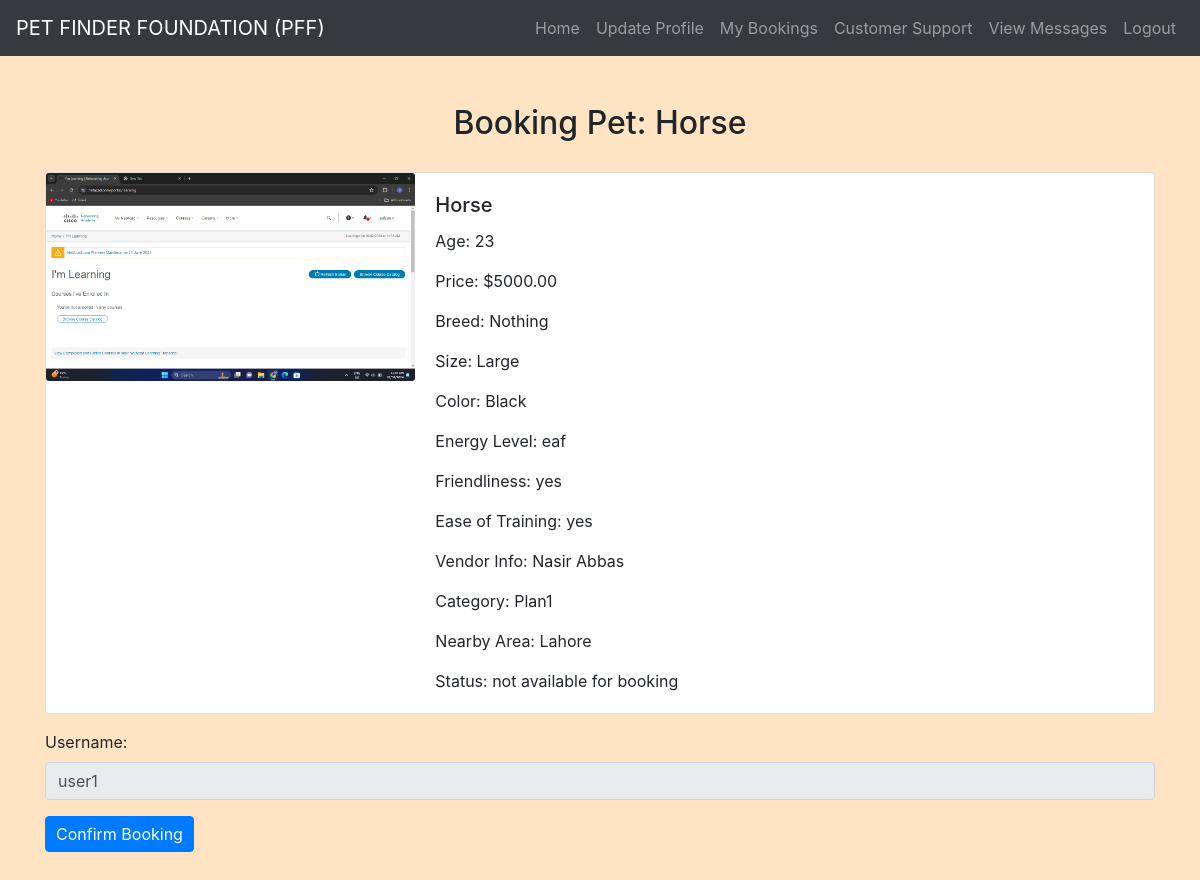
Screenshot of /booking.php?petID=1 (signed in) with the database file from the repository.
### tables this page shows
CREATE TABLE `pets` (
  `petID` int(11) NOT NULL,
  `name` varchar(100) NOT NULL,
  `age` int(11) DEFAULT NULL,
  `price` decimal(10,2) DEFAULT NULL,
  `breed` varchar(100) DEFAULT NULL,
  `size` varchar(20) DEFAULT NULL,
  `color` varchar(50) DEFAULT NULL,
  `energyLevel` varchar(50) DEFAULT NULL,
  `friendliness` varchar(50) DEFAULT NULL,
  `easeOfTraining` varchar(50) DEFAULT NULL,
  `status` varchar(50) DEFAULT NULL,
  `imageURL` varchar(255) DEFAULT NULL,
  `vendorInfo` varchar(255) DEFAULT NULL,
  `category` varchar(50) DEFAULT NULL,
  `nearbyArea` varchar(100) DEFAULT NULL
);

CREATE TABLE `users` (
  `id` int(11) NOT NULL,
  `username` varchar(50) NOT NULL,
  `password` varchar(255) NOT NULL,
  `email` varchar(100) NOT NULL,
  `phone` varchar(20) NOT NULL,
  `age` int(11) DEFAULT NULL
);

### booking.php (the view, shortened to what this page needs)
<?php
include('config.php');
$user_id = $_SESSION["id"];
$sql = "SELECT username FROM Users WHERE id = ?";
if ($stmt = $conn->prepare($sql)) {
    $stmt->bind_param("i", $user_id);
    $stmt->execute();
    $result = $stmt->get_result();
    $user = $result->fetch_assoc();
}
$petID = intval($_GET['petID']);
$sql = "SELECT * FROM Pets WHERE petID = ?";
if ($stmt = $conn->prepare($sql)) {
    $stmt->bind_param("i", $petID);
    $stmt->execute();
    $result = $stmt->get_result();
    $pet = $result->fetch_assoc();
}
?>
<!DOCTYPE html>
<html>
<head>
    <link rel="stylesheet" href="https://maxcdn.bootstrapcdn.com/bootstrap/4.5.2/css/bootstrap.min.css">
    <link rel="stylesheet" href="./css/style.css">
</head>
<body>
<?php include('navbar.php'); ?>
<div class="container mt-5 mb-5">
    <h2>Booking Pet: <?php echo htmlspecialchars($pet['name']); ?></h2>
    <div class="card mb-3">
        <div class="row no-gutters">
            <div class="col-md-4">
                <img src="admin/<?php echo htmlspecialchars($pet['imageURL']); ?>" class="card-img" alt="<?php echo htmlspecialchars($pet['name']); ?>">
            </div>
            <div class="col-md-8">
                <div class="card-body">
                    <h5 class="card-title"><?php echo htmlspecialchars($pet['name']); ?></h5>
                    <p class="card-text">Age: <?php echo htmlspecialchars($pet['age']); ?></p>
                    <p class="card-text">Price: $<?php echo htmlspecialchars($pet['price']); ?></p>
                    <p class="card-text">Breed: <?php echo htmlspecialchars($pet['breed']); ?></p>
                    <p class="card-text">Size: <?php echo htmlspecialchars($pet['size']); ?></p>
                    <p class="card-text">Color: <?php echo htmlspecialchars($pet['color']); ?></p>
                    <p class="card-text">Energy Level: <?php echo htmlspecialchars($pet['energyLevel']); ?></p>
                    <p class="card-text">Friendliness: <?php echo htmlspecialchars($pet['friendliness']); ?></p>
                    <p class="card-text">Ease of Training: <?php echo htmlspecialchars($pet['easeOfTraining']); ?></p>
                    <p class="card-text">Vendor Info: <?php echo htmlspecialchars($pet['vendorInfo']); ?></p>
                    <p class="card-text">Category: <?php echo htmlspecialchars($pet['category']); ?></p>
                    <p class="card-text">Nearby Area: <?php echo htmlspecialchars($pet['nearbyArea']); ?></p>
                    <p class="card-text">Status: <?php echo htmlspecialchars($pet['status']); ?></p>
                </div>
            </div>
        </div>
    </div>
    <form method="POST" action="">
        <div class="form-group">
            <label for="username">Username:</label>
            <input type="text" class="form-control" id="username" name="username" value="<?php echo htmlspecialchars($user['username']); ?>" readonly>
        </div>
        <button type="submit" class="btn btn-primary">Confirm Booking</button>
    </form>
</div>
</body>
</html>

### navbar.php (shortened to what this page needs)
<nav class="navbar navbar-expand-lg navbar-dark bg-dark">
    <a class="navbar-brand" href="home.php">PET FINDER FOUNDATION (PFF)</a>
    <div class="collapse navbar-collapse" id="navbarNav">
        <ul class="navbar-nav ml-auto">
            <?php
            if (isset($_SESSION["id"]) && !empty($_SESSION["id"])) {
                echo '<li class="nav-item"><a class="nav-link" href="home.php">Home</a></li>';
                echo '<li class="nav-item"><a class="nav-link" href="update_profile.php">Update Profile</a></li>';
                echo '<li class="nav-item"><a class="nav-link" href="my_bookings.php">My Bookings</a></li>';
                echo '<li class="nav-item"><a class="nav-link" href="contact_support.php">Customer Support</a></li>';
                echo '<li class="nav-item"><a class="nav-link" href="view_messages.php">View Messages</a></li>';
                echo '<li class="nav-item"><a class="nav-link" href="logout.php">Logout</a></li>';
            } else {
                echo '<li class="nav-item"><a class="nav-link" href="register.php">Register</a></li>';
                echo '<li class="nav-item"><a class="nav-link" href="login.php">Login</a></li>';
                echo '<li class="nav-item"><a class="nav-link" href="./admin/admin_login.php">Admin Login</a></li>';
            }
            ?>
        </ul>
    </div>
</nav>

### css/style.css (style rules this page uses)
body { background-color: bisque; }
h1, h2, h3, h4 { text-align: center; margin-top: 30px; margin-bottom: 30px; }
.btn-primary { padding: 5px 10px; }

### rows the page displays
pets: name "Horse", imageURL (picture), age "23", price "5000.00", breed "Nothing", size "Large", color "Black", energyLevel "eaf", friendliness "yes", easeOfTraining "yes", vendorInfo "Nasir Abbas", category "Plan1", nearbyArea "Lahore", status "not available for booking"
users: username "user1"
